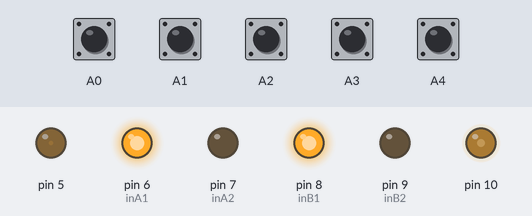
This sketch was run on a simulated Arduino Uno, built with avr-gcc and run on an emulated ATmega328P. On the bench: output pins drawn as LEDs (lit = HIGH). The test bench sets the inputs (shaded band); at power-on: A0–4 LOW.

Above: at 1.2 s.
1.3 s: A0 pulled HIGH for 0.15 s
At 2.4 s:
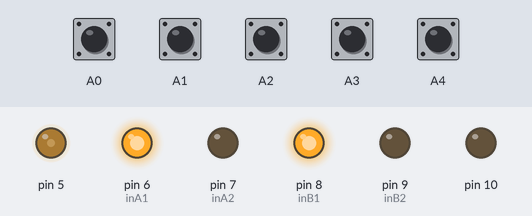
2.9 s: A1 pulled HIGH for 0.15 s
At 3.7 s:
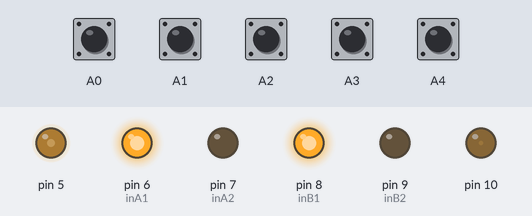
4.5 s: A2 pulled HIGH for 0.15 s
At 4.57 s:
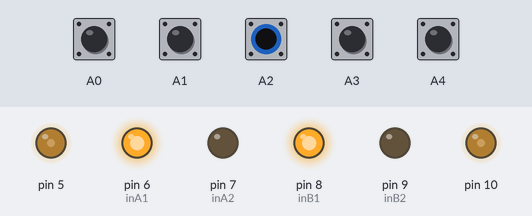
6.1 s: A4 pulled HIGH for 0.15 s
At 7.3 s:
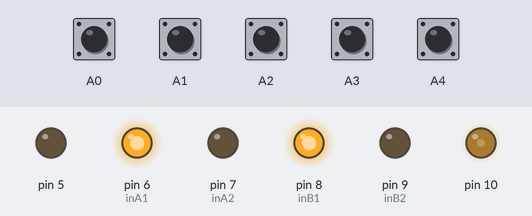
7.7 s: A3 pulled HIGH for 0.15 s
At 8.5 s:
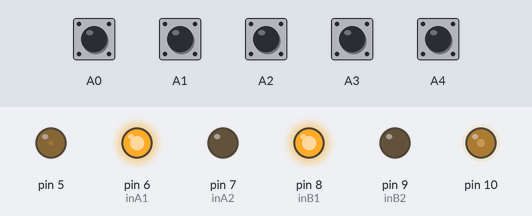
9.3 s: A0 pulled HIGH for 1 s
At 9.7 s:
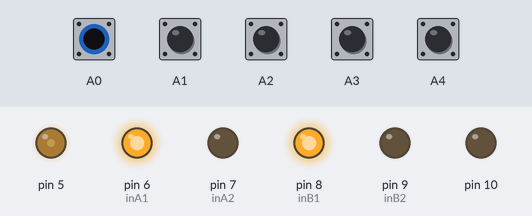
Timing chart, 0 to 12.3 s (numbered marks = the images above; inputs shaded):
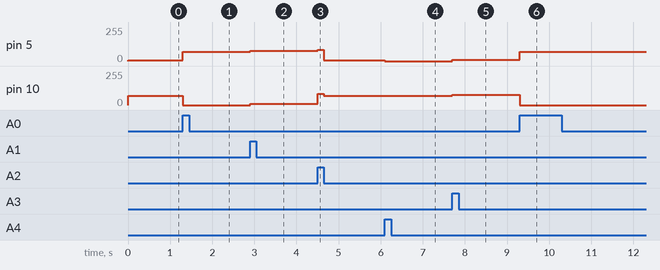

Measured:
- after the input at 1.3 s, pin 5: 5/255 → 71/255 at once; pin 10: 71/255 → 0/255 at once
- after the input at 2.9 s, pin 5: 71/255 → 76/255 at once; pin 10: 0/255 → 10/255 at once
- after the input at 4.5 s, pin 5: 76/255 → 86/255 at once, → 5/255 0.15 s later; pin 10: 10/255 → 86/255 at once, → 71/255 0.15 s later
- after the input at 6.1 s, pin 5: 5/255 → 0/255 at once
- after the input at 7.7 s, pin 5: 0/255 → 10/255 at once; pin 10: 71/255 → 76/255 at once
- after the input at 9.3 s, pin 5: 10/255 → 71/255 at once; pin 10: 76/255 → 0/255 at once

The sketch:

main.ino
```cpp
byte SpMaxL=86;
byte SpMaxR=86;
#define inA1 6
#define inA2 7
#define inB1 8
#define inB2 9

int trang_thai_cu = 200;

void Tien( byte speedL, byte speedR);
void doLine();
int trangThai5CamBien ();
int lechVach(int sens1, int sens2, int sens3, int sens4, int sens5);

void setup() {
  Serial.begin(9600);
  pinMode(6, OUTPUT);//Set chân in1 của dc A là output
  pinMode(7, OUTPUT);//Set chân in2 của dc A là output
  pinMode(8, OUTPUT);//Set chân in1 của dc B là output
  pinMode(9, OUTPUT);//Set chân in2 của dc B là output

  pinMode(A4, INPUT);//Set chân cảm biến 1 là input
  pinMode(A3, INPUT);//Set chân cảm biến 2 là input
  pinMode(A2, INPUT);//Set chân cảm biến 3 là input
  pinMode(A1, INPUT);//Set chân cảm biến 4 là input
  pinMode(A0, INPUT);//Set chân cảm biến 5 là input

  digitalWrite(inA1, HIGH);
  digitalWrite(inA2, LOW);
  digitalWrite(inB1, HIGH);
  digitalWrite(inB2, LOW);
}

void loop() {
  doLine();
}

void doLine()
{
   int trang_thai = trangThai5CamBien();

 if (trang_thai == 0 && trang_thai_cu != 200) {
    trang_thai = trang_thai_cu;
 }
  switch (trang_thai)
  {
    case 200:
      Tien(SpMaxL,SpMaxR);
      break;
    case 0:
      Tien(5, SpMaxR - 15);         // cho quay trái đến khi bắt được line
      break;
    case 1:
      Tien(SpMaxL-10,10);
      break;
    case 2:
      Tien(SpMaxL-15,5);
      break;
    case 3:
      Tien(SpMaxL - 15,0);
      break;
    case -1:
      Tien(10,SpMaxR-10);
      break;
    case -2:
      Tien(5,SpMaxR-15);
      break;
    case -3:
      Tien(0,SpMaxR - 15);
      break;
    default:
      digitalWrite(6, 0);
      digitalWrite(7, 0);
      digitalWrite(8, 0);
      digitalWrite(9, 0);
      break;
  }
  trang_thai_cu = trang_thai;
}
boolean IFSensor (byte PinNumb)
{
  // Có line là 1
  return digitalRead(PinNumb);
}

int trangThai5CamBien ()
{
  /*
      Âm là lệch phải
      Dương là lệch trái
      Mức độ lệch giảm tăng dần : 1 2 3
  */
  int sens1 = IFSensor(A4); // góc trái
  int sens2 = IFSensor(A3);
  int sens3 = IFSensor(A2);
  int sens4 = IFSensor(A1);
  int sens5 = IFSensor(A0);

  int do_lech = lechVach(sens1, sens2, sens3, sens4, sens5);

  if (do_lech == 0){
    if ((sens1 + sens2 + sens3 + sens4 + sens5) != 0) return 200;
  }

  return do_lech;

}
int lechVach(int sens1, int sens2, int sens3, int sens4, int sens5)
{
  /*
      Âm là lệch phải
      Dương là lệch trái
      Mức độ lệch giảm tăng dần : 1 3 2
  */

  int do_lech = -2 * sens1 - sens2 + sens4 + 2 * sens5;
  switch (do_lech)
  {
    case -3:// cái này là do 2 mắt biên đều chạm vạch
      return -2;
      break;
    case -2:
      return -3;
      break;
    case -1:
      return -1;
      break;
    case 0:
      return 0;
      break;
    case 1:
      return 1;
      break;
    case 2:
      return 3;
      break;
    case 3:
      return 2;
      break;
  }

}
void Tien( byte speedL, byte speedR)
{
  analogWrite(5, speedL);
  analogWrite(10, speedR);
  digitalWrite(inA1, HIGH);
  digitalWrite(inA2, LOW);
  digitalWrite(inB1, HIGH);
  digitalWrite(inB2, LOW);
}
```
